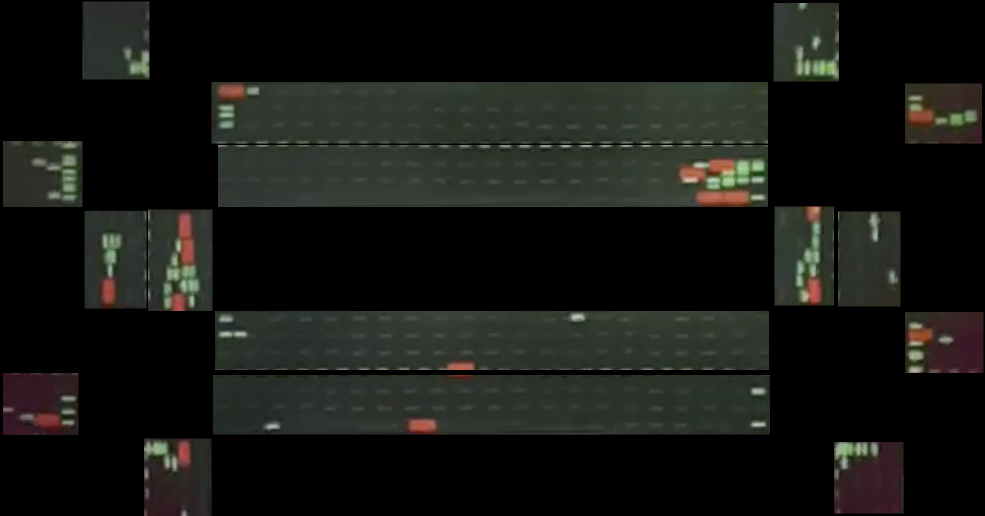
#> input picture sample_img/phase2/phase2_masked_lanes.png, 1970 x 1032 px (shown at 1/2 size)
$ python debug_phase3.py
#> lines starting #> are read from the running program, lines starting #| are printed output that depends on the picture; after the words box and inside, x2 and y2 are one past the last pixel; in counts of white or black regions, pixels touching at a corner belong together
import cv2
import numpy as np
import json
import os

INPUT_IMAGE_PATH = 'sample_img/phase2/phase2_masked_lanes.png'
ROI_JSON_PATH = 'lane_rois.json'
DEBUG_DIR = 'sample_img/debug_rois'

def process_roi_exr(roi_bgr, k_std=2.0, min_thresh=0.08):
    bgr_float = roi_bgr.astype(np.float32) / 255.0
    B, G, R = cv2.split(bgr_float)
    ExR = 1.4 * R - G - B
    ExG = 2.0 * G - R - B

    # For Red
    mean_ExR = np.mean(ExR)
    std_ExR = np.std(ExR)
    thresh_red = max(min_thresh, mean_ExR + k_std * std_ExR)
    red_mask = (ExR > thresh_red).astype(np.uint8) * 255

    # For Green
    mean_ExG = np.mean(ExG)
    std_ExG = np.std(ExG)
    thresh_green = max(min_thresh, mean_ExG + k_std * std_ExG)
    green_mask = (ExG > thresh_green).astype(np.uint8) * 255

    return red_mask, green_mask

def process_roi_hsv(roi_bgr):
    hsv = cv2.cvtColor(roi_bgr, cv2.COLOR_BGR2HSV)
    H, S, V = cv2.split(hsv)

    # Adaptive threshold for S and V based on ROI median
    # We expect vehicles to have higher saturation and reasonable value
    # median_s = np.median(S)
    # median_v = np.median(V)
    # min_s = max(40, median_s * 0.8)
    # min_v = max(40, median_v * 0.5)

    # Actually, a fixed, wide threshold for S and V often works better if H is well-bounded.
    # Because vehicles are painted, S > 50, V > 50. Let's make it very loose to catch everything
    # and let the color hue do the heavy lifting.

    # Red hue wraps around: 0-15 and 165-180
    lower_red1 = np.array([0, 100, 80])
    upper_red1 = np.array([10, 255, 255])
    lower_red2 = np.array([170, 100, 80])
    upper_red2 = np.array([180, 255, 255])

    mask_red1 = cv2.inRange(hsv, lower_red1, upper_red1)
    mask_red2 = cv2.inRange(hsv, lower_red2, upper_red2)
    red_mask = cv2.bitwise_or(mask_red1, mask_red2)

    # Green hue: ~40-90
    lower_green = np.array([40, 100, 80])
    upper_green = np.array([90, 255, 255])
    green_mask = cv2.inRange(hsv, lower_green, upper_green)

    return red_mask, green_mask

def process_roi_otsu(roi_bgr):
    bgr_float = roi_bgr.astype(np.float32) / 255.0
    B, G, R = cv2.split(bgr_float)
    ExR = 1.4 * R - G - B
    ExG = 2.0 * G - R - B

    # Convert ExR and ExG to 8-bit for Otsu
    # ExR and ExG can be negative. Let's clip to [0, max] and normalize to [0, 255]
    ExR_clipped = np.clip(ExR, 0, None)
    ExG_clipped = np.clip(ExG, 0, None)

    # Only normalize if max is large enough to contain a vehicle
    max_ExR = np.max(ExR_clipped)
    max_ExG = np.max(ExG_clipped)

    if max_ExR > 0.05:
        ExR_8u = (ExR_clipped / max_ExR * 255).astype(np.uint8)
        ret, red_mask = cv2.threshold(ExR_8u, 0, 255, cv2.THRESH_BINARY + cv2.THRESH_OTSU)
        # Otsu can be too generous. Let's verify the threshold corresponds to an ExR > 0.05
        real_thresh = (ret / 255.0) * max_ExR
        if real_thresh < 0.05:
            red_mask = (ExR > 0.05).astype(np.uint8) * 255
    else:
        red_mask = np.zeros_like(R, dtype=np.uint8)

    if max_ExG > 0.05:
        ExG_8u = (ExG_clipped / max_ExG * 255).astype(np.uint8)
        ret, green_mask = cv2.threshold(ExG_8u, 0, 255, cv2.THRESH_BINARY + cv2.THRESH_OTSU)
        real_thresh = (ret / 255.0) * max_ExG
        if real_thresh < 0.05:
            green_mask = (ExG > 0.05).astype(np.uint8) * 255
    else:
        green_mask = np.zeros_like(G, dtype=np.uint8)

    return red_mask, green_mask


def process_roi_percentile(roi_bgr):
    bgr_float = roi_bgr.astype(np.float32) / 255.0
    B, G, R = cv2.split(bgr_float)
    ExR = 1.4 * R - G - B
    ExG = 2.0 * G - R - B

    # Red
    med_R = np.median(ExR)
    max_R = np.percentile(ExR, 99) # Top 1% to ignore tiny noise spikes
    thresh_red = max(0.08, med_R + (max_R - med_R) * 0.4)
    red_mask = (ExR > thresh_red).astype(np.uint8) * 255

    # Green
    med_G = np.median(ExG)
    max_G = np.percentile(ExG, 99)
    thresh_green = max(0.08, med_G + (max_G - med_G) * 0.4)
    green_mask = (ExG > thresh_green).astype(np.uint8) * 255

    return red_mask, green_mask
def clean_mask(mask):
    kernel = np.ones((5,5), np.uint8)
    mask = cv2.morphologyEx(mask, cv2.MORPH_OPEN, kernel)
    mask = cv2.morphologyEx(mask, cv2.MORPH_CLOSE, kernel)
    return mask

def count_contours(mask, min_area=100):
    contours, _ = cv2.findContours(mask, cv2.RETR_EXTERNAL, cv2.CHAIN_APPROX_SIMPLE)
    valid_contours = [c for c in contours if cv2.contourArea(c) > min_area]
    return len(valid_contours)

def main():
    os.makedirs(DEBUG_DIR, exist_ok=True)
    img = cv2.imread(INPUT_IMAGE_PATH)
#> img is the input picture: shape (1032, 1970, 3); mean B, G, R 19.4, 22.7, 21.7
    if img is None:
        print("Failed to load image")
        return

    with open(ROI_JSON_PATH, 'r') as f:
#> (reads lane_rois.json from the repository)
        rois = json.load(f)

    for i, (x, y, w, h) in enumerate(rois):
        roi_bgr = img[y:y+h, x:x+w]

        # Test 1: HSV
        r_hsv, g_hsv = process_roi_hsv(roi_bgr)
        r_hsv, g_hsv = clean_mask(r_hsv), clean_mask(g_hsv)

        # Test 2: Percentile
        r_otsu, g_otsu = process_roi_percentile(roi_bgr)
        r_otsu, g_otsu = clean_mask(r_otsu), clean_mask(g_otsu)

        # Test 3: ExR with relaxed thresholds
        r_exr, g_exr = process_roi_exr(roi_bgr, k_std=1.2, min_thresh=0.08)
        r_exr, g_exr = clean_mask(r_exr), clean_mask(g_exr)

        c_hsv = (count_contours(r_hsv), count_contours(g_hsv))
        c_otsu = (count_contours(r_otsu), count_contours(g_otsu))
        c_exr = (count_contours(r_exr), count_contours(g_exr))

        print(f"ROI {i:02d}: HSV=(R:{c_hsv[0]},G:{c_hsv[1]}) | Otsu=(R:{c_otsu[0]},G:{c_otsu[1]}) | ExR_relax=(R:{c_exr[0]},G:{c_exr[1]})")

        # Create a side-by-side debug image
        # Top row: BGR, HSV Red, Otsu Red, ExR_relax Red
        # Bot row: empty, HSV Grn, Otsu Grn, ExR_relax Grn

        # Convert masks to 3-channel for stacking
        def c3(m): return cv2.cvtColor(m, cv2.COLOR_GRAY2BGR)

        top_row = np.hstack([roi_bgr, c3(r_hsv), c3(r_otsu), c3(r_exr)])
        empty = np.zeros_like(roi_bgr)
        bot_row = np.hstack([empty, c3(g_hsv), c3(g_otsu), c3(g_exr)])

        debug_img = np.vstack([top_row, bot_row])

        # Resize if it's too small to see
        # Let's scale by 2x just to make it readable
        h_d, w_d = debug_img.shape[:2]
        debug_img = cv2.resize(debug_img, (w_d * 2, h_d * 2))

        cv2.imwrite(os.path.join(DEBUG_DIR, f"roi_{i:02d}.png"), debug_img)
#> this loop made 16 passes
#> (med_R in process_roi_percentile, max_R in process_roi_percentile, med_G in process_roi_percentile, max_G in process_roi_percentile, mean_ExR in process_roi_exr, std_ExR in process_roi_exr) on passes 1, 3, 5, 6, 7, 9, 10, 11, 12, 13, 14: (-0.103, -0.058, 0.0471, 0.216, -0.133, 0.0745), (-0.0204, 0.319, 0.0118, 0.298, -0.0229, 0.113), (0.0455, 0.302, -0.133, 0.102, 0.03, 0.0988), (-0.126, 0.153, 0.0471, 0.0784, -0.122, 0.0502), (0.0376, 0.362, -0.0902, 0.184, 0.0132, 0.113), (-0.051, 0.316, -0.0157, 0.239, -0.0555, 0.113), (-0.13, 0.351, 0.0471, 0.263, -0.108, 0.161), (-0.129, -0.101, 0.0314, 0.196, -0.142, 0.0515), (-0.132, 0.315, 0.0392, 0.235, -0.12, 0.114), (0.0298, 0.0667, -0.118, 0.31, -0.0222, 0.125), (-0.108, -0.0541, 0.0431, 0.0863, -0.115, 0.0493)
#> (med_R in process_roi_percentile, max_R in process_roi_percentile, med_G in process_roi_percentile, max_G in process_roi_percentile, mean_ExR in process_roi_exr, std_ExR in process_roi_exr) on passes 2, 4, 8: (-0.143, 0.295, 0.0588, 0.333, -0.136, 0.0918), (-0.14, 0.0654, 0.0667, 0.137, -0.14, 0.0458), (-0.136, -0.0722, 0.0588, 0.098, -0.139, 0.0384)
#| ROI 00: HSV=(R:0,G:0) | Otsu=(R:0,G:1) | ExR_relax=(R:0,G:1)
#| ROI 01: HSV=(R:3,G:0) | Otsu=(R:2,G:1) | ExR_relax=(R:2,G:2)
#| ROI 02: HSV=(R:1,G:1) | Otsu=(R:1,G:2) | ExR_relax=(R:1,G:2)
#| ROI 03: HSV=(R:1,G:0) | Otsu=(R:1,G:7) | ExR_relax=(R:1,G:3)
#| ROI 04: HSV=(R:1,G:0) | Otsu=(R:1,G:1) | ExR_relax=(R:1,G:1)
#| ROI 05: HSV=(R:2,G:0) | Otsu=(R:2,G:1) | ExR_relax=(R:2,G:1)
#| ROI 06: HSV=(R:1,G:0) | Otsu=(R:1,G:2) | ExR_relax=(R:1,G:2)
#| ROI 07: HSV=(R:1,G:0) | Otsu=(R:1,G:10) | ExR_relax=(R:1,G:9)
#> (further printed lines are left out)
#> pass 1, in process_roi_hsv, `H, S, V = cv2.split(hsv)`:
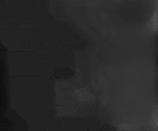
#> H: shape (131, 158); min 14, max 83, mean 41.1
#> pass 1, in process_roi_hsv, `H, S, V = cv2.split(hsv)`:
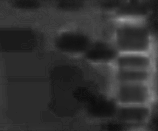
#> S: shape (131, 158); min 11, max 157, mean 49.4
#> after the loop:
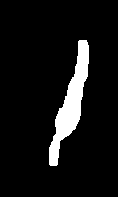
#> g_exr: shape (197, 118); 7.8% white; 1 white region, box (x1, y1, x2, y2) and area: (49, 40, 89, 166) 1820
#> after the loop: g_hsv: shape (197, 118); every value is 0
#> after the loop:
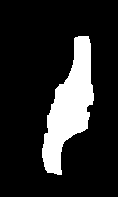
#> g_otsu: shape (197, 118); 15.6% white; 1 white region, box (x1, y1, x2, y2) and area: (42, 36, 94, 175) 3628
#> after the loop:
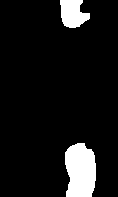
#> r_exr: shape (197, 118); 8.7% white; 2 white regions, box (x1, y1, x2, y2) and area: (65, 143, 96, 197) 1420, (60, 0, 90, 28) 609
#> after the loop:
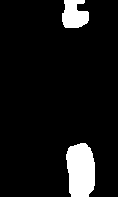
#> r_hsv: shape (197, 118); 8.2% white; 2 white regions, box (x1, y1, x2, y2) and area: (66, 143, 95, 197) 1317, (62, 0, 89, 28) 582
#> after the loop:
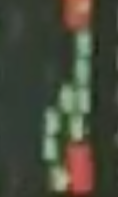
#> roi_bgr: shape (197, 118, 3); mean B, G, R 58.9, 73.5, 70.7

if __name__ == "__main__":
    main()
